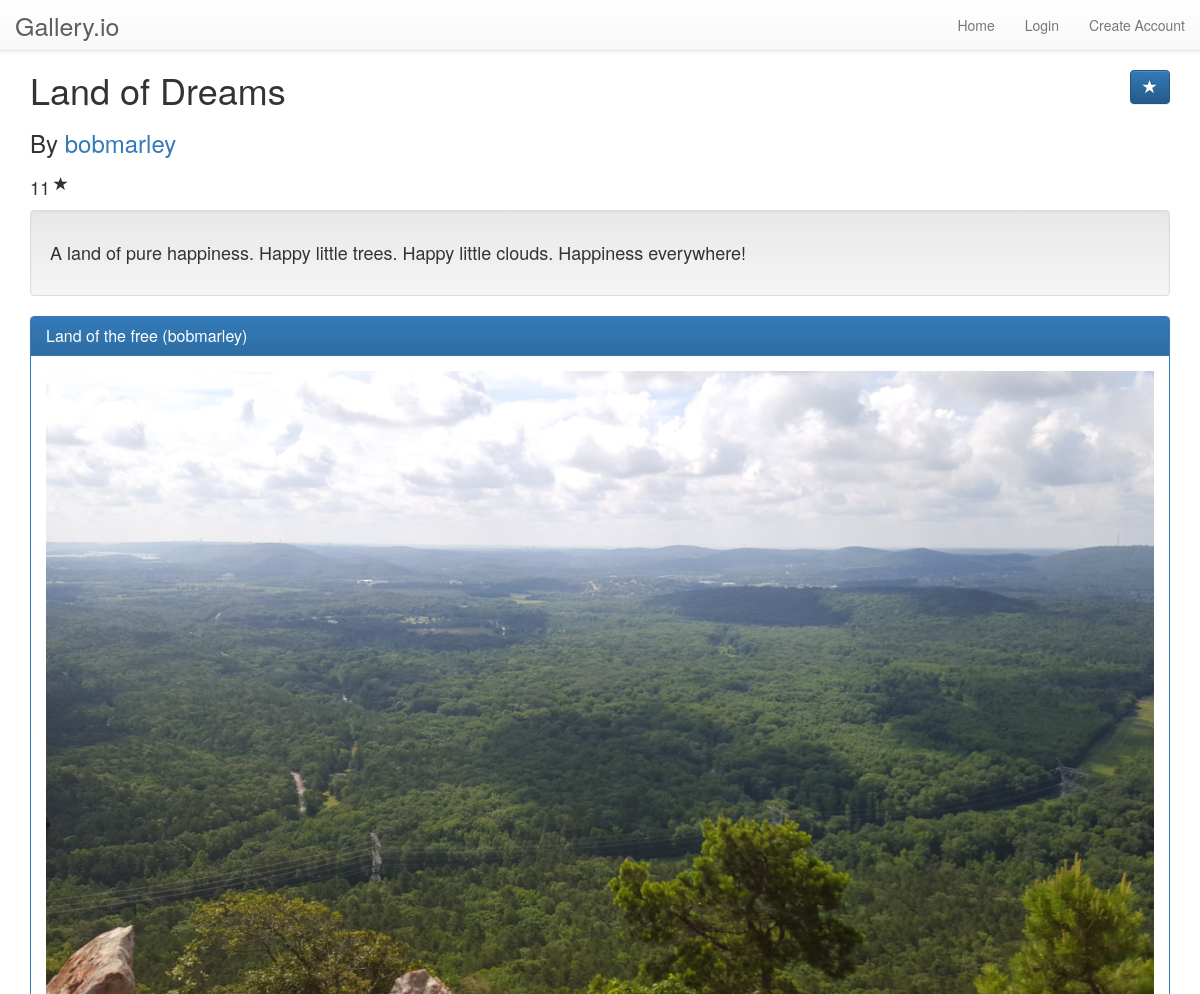
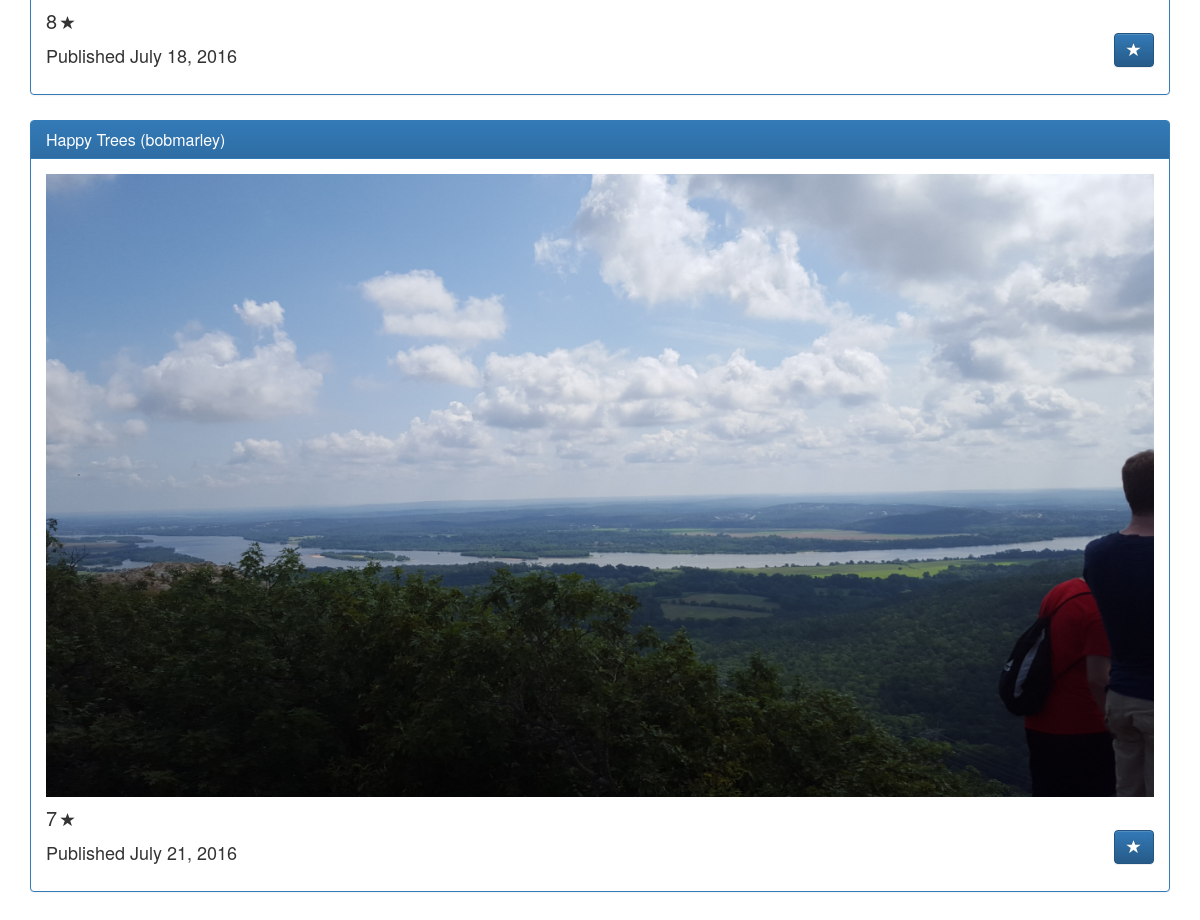
Page /gallery/2/ on the committed database (2 pictures, top to bottom).
### showcase/models.py (models this page shows, shortened)
class Gallery(models.Model):
    name = models.CharField(max_length=200, default='')
    artist = models.ForeignKey('ArtistProfile', on_delete=models.CASCADE)
    pub_date = models.DateField('date published', default=timezone.now)
    description = models.TextField(max_length=1000, default='')
    rating = models.IntegerField(default=0)

class ArtistProfile(models.Model):
    user = models.OneToOneField(User)
    avatar = models.ImageField(default='/art/placeholder.jpg')
    join_date = models.DateField('date joined', default=timezone.now)
    bio = models.TextField(max_length=250, default='')
    def __str__(self):
        return self.user.username

class ArtPiece(models.Model):
    title = models.CharField(max_length=200)
    pub_date = models.DateField('date published', default=timezone.now)
    image = models.ImageField()
    artist = models.ForeignKey('ArtistProfile', on_delete=models.CASCADE)
    gallery = models.ForeignKey('Gallery', on_delete=models.CASCADE)
    stars = models.IntegerField(default=0)
    description = models.TextField(max_length=1000, default='')

### showcase/views.py (the view)
# urls.py: url(r'^gallery/(?P<gallery_id>[0-9]+)/$', views.gallery, name='gallery'),
def gallery(request, gallery_id):
    gallery = get_object_or_404(Gallery, pk=gallery_id)
    context = {
        'gallery': gallery,
        'title': gallery.name,
        'stars_range': range(int(gallery.rating)),
    }
    return render(request, 'showcase/gallery.html', context)

### showcase/templates/showcase/gallery.html (shortened to what this page needs)
{% extends "showcase/base.html" %}
{% block content %}
  <div class="gallery">
    <h1 class="gallery-title">
      {{ gallery.name }}
      <form id="rate-form" action="{% url 'showcase:star_gallery' gallery.id %}" method="post" class="rate-form">
        <button type="submit" class="btn btn-primary pull-right" id="starBtn" value="star">
            <span class="glyphicon glyphicon-star" aria-hidden="true"></span>
        </button>
      </form>
    </h1>
    <h3>By <a href="{% url 'showcase:portfolio' gallery.artist.user.username %}">{{ gallery.artist }}</a></h3>
    <div class="gallery-rating">
        <h4>{{ gallery.rating }}</h4>
        <span class="glyphicon glyphicon-star" aria-hidden="true"></span>
    </div>
    {% if gallery.description %}
      <div class="well">
        <p class="gallery-description">
          {{ gallery.description }}
        </p>
      </div>
    {% endif %}
    {% for image in gallery.artpiece_set.all %}
      <div class="panel panel-primary gallery-item">
        <div class="panel-heading">
          <h2 class="panel-title">{{ image.title }} ({{ image.artist }})</h2>
        </div>
        <div class="panel-body">
          <a href="{% url 'showcase:art' image.id %}">
            <img src="{{ image.image.url }}" alt="{{ image.title }}" class="img-responsive"/>
          </a>
          <div class="art-rating">
              <h4>{{ image.stars }}</h4>
              <span class="glyphicon glyphicon-star" aria-hidden="true"></span>
          </div>
          <form id="rate-form" action="{% url 'showcase:star_art' image.id %}" method="post" class="rate-form rate-form-embedded">
            <button type="submit" class="btn btn-primary pull-right" id="starBtn" value="star">
              <span class="glyphicon glyphicon-star" aria-hidden="true"></span>
            </button>
          </form>
          <p class="pub-date">Published {{ image.pub_date }}</p>
        </div>
      </div>
    {% endfor %}
  </div>
{% endblock content %}

### showcase/static/showcase/style.css (style rules this page uses)
.gallery-description { font-size: 18px; vertical-align: middle; padding-top: 10px; }
.gallery h3 { margin-bottom: 20px; }
.gallery-item h4 { font-size: 20px; text-align: center; }
.gallery-item { margin-bottom: 25px; }
.gallery-title * { display: inline; }
.gallery-title form { text-align: right; }
.gallery-rating { vertical-align: middle; padding-bottom: 10px; }
.gallery-rating span { margin-bottom: 10px; vertical-align: middle; }
.gallery-rating h4 { text-align: left; display: inline; vertical-align: middle; }
.art-rating { margin-top: 10px; }
.art-rating h4 { display: inline; text-align: left; }
.rate-form-embedded { text-align: right; }
.pub-date { padding-top: 10px; font-size: 18px; }
body { padding-bottom: 50px; }

### rows in the picture
Gallery: name "Land of Dreams", artist "bobmarley", rating "11", description "A land of pure happiness. Happy little trees. Happy little clouds. Happiness everywhere!"
ArtPiece: title "Land of the free", artist "bobmarley", image (picture), stars "8", pub_date "July 18, 2016"
ArtPiece: title "Happy Trees", artist "bobmarley", image (picture), stars "7", pub_date "July 21, 2016"
